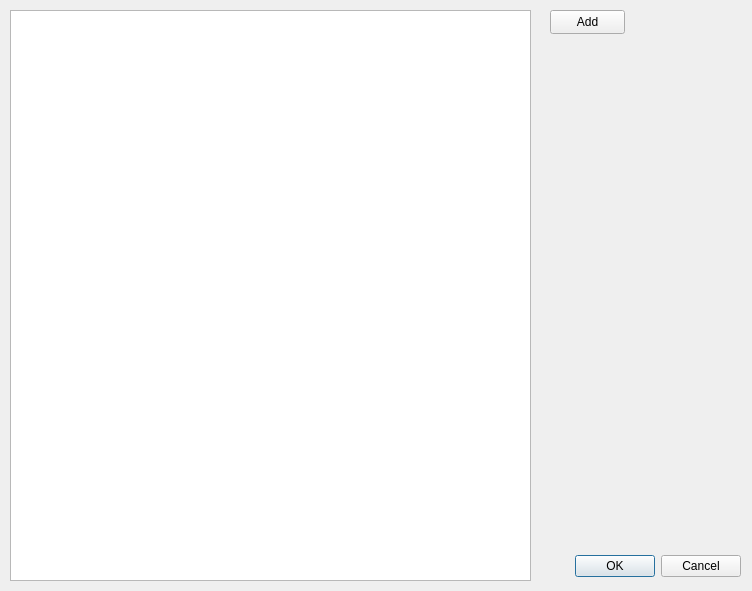
<ui version="4.0" >
 <class>DialogEditorDialog</class>
 <widget class="QDialog" name="DialogEditorDialog" >
  <property name="geometry" >
   <rect>
    <x>0</x>
    <y>0</y>
    <width>752</width>
    <height>591</height>
   </rect>
  </property>
  <property name="windowTitle" >
   <string>Dialog</string>
  </property>
  <widget class="QDialogButtonBox" name="buttonBox" >
   <property name="geometry" >
    <rect>
     <x>400</x>
     <y>550</y>
     <width>341</width>
     <height>32</height>
    </rect>
   </property>
   <property name="orientation" >
    <enum>Qt::Horizontal</enum>
   </property>
   <property name="standardButtons" >
    <set>QDialogButtonBox::Cancel|QDialogButtonBox::NoButton|QDialogButtonBox::Ok</set>
   </property>
  </widget>
  <widget class="QGraphicsView" name="dialogGraphicsView" >
   <property name="geometry" >
    <rect>
     <x>10</x>
     <y>10</y>
     <width>521</width>
     <height>571</height>
    </rect>
   </property>
  </widget>
  <widget class="QPushButton" name="addButton" >
   <property name="geometry" >
    <rect>
     <x>550</x>
     <y>10</y>
     <width>75</width>
     <height>24</height>
    </rect>
   </property>
   <property name="text" >
    <string>Add</string>
   </property>
  </widget>
 </widget>
 <resources/>
 <connections>
  <connection>
   <sender>buttonBox</sender>
   <signal>accepted()</signal>
   <receiver>DialogEditorDialog</receiver>
   <slot>accept()</slot>
   <hints>
    <hint type="sourcelabel" >
     <x>248</x>
     <y>254</y>
    </hint>
    <hint type="destinationlabel" >
     <x>157</x>
     <y>274</y>
    </hint>
   </hints>
  </connection>
  <connection>
   <sender>buttonBox</sender>
   <signal>rejected()</signal>
   <receiver>DialogEditorDialog</receiver>
   <slot>reject()</slot>
   <hints>
    <hint type="sourcelabel" >
     <x>316</x>
     <y>260</y>
    </hint>
    <hint type="destinationlabel" >
     <x>286</x>
     <y>274</y>
    </hint>
   </hints>
  </connection>
 </connections>
</ui>
